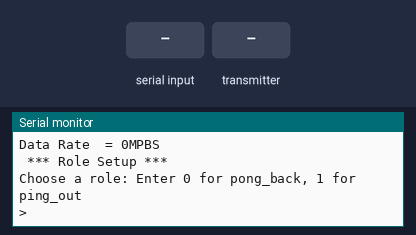
Bench run of a sketch on a simulated Arduino Mega 2560, built with avr-gcc and run on an emulated ATmega2560. On the bench: the last lines printed to the serial monitor. The test bench sets the inputs (shaded band). No radio packets arrive unless stated.

Above: at 0.9 s.
1.0 s: "0" received over Serial
At 2.1 s:
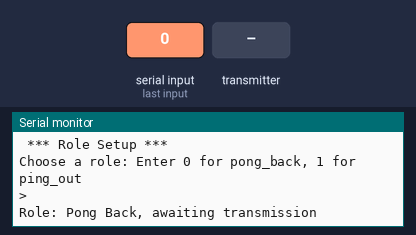
2.5 s: the transmitter starts sending got_time = 0
At 2.57 s:
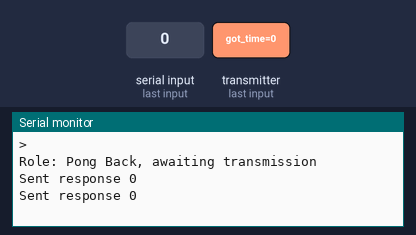
4.4 s: "1" received over Serial
At 5.0 s:
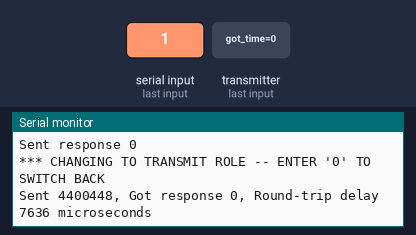
5.9 s: "0" received over Serial
At 6.53 s:
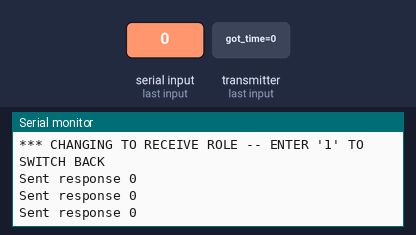

Measured:
- after the input at 1.0 s, the serial monitor: prints a new line at once (image 1)
- after the input at 2.5 s, the serial monitor: prints a new line at once (image 2)
- after the input at 4.4 s, the serial monitor: prints a new line at once (image 3)
- after the input at 5.9 s, the serial monitor: prints a new line after 0.51 s (image 4)

The sketch:

ardui_rpi_01.ino
```cpp
/*
 * Getting Started example sketch for nRF24L01+ radios
 * This is a very basic example of how to send data from one node to another
 * Updated: Dec 2014 by TMRh20
 */

#include <SPI.h>
#include "RF24.h"
#include <stdio.h>

/****************** User Config ***************************/
/***      Set this radio as radio number 0 or 1         ***/
bool radioNumber = 0;

/* Hardware configuration: Set up nRF24L01 radio on SPI bus plus pins 7 & 8 */
//CE, CSN
RF24 radio(7,10);
/**********************************************************/

byte addresses[][6] = {"1Node","2Node"};

// Used to control whether this node is sending or receiving
bool role_ping_out = true, role_pong_back = false;
bool role = role_pong_back;

void setup() {
  Serial.begin(115200);
  Serial.println(F("RF24/examples/GettingStarted"));
  SPI.setClockDivider(SPI_CLOCK_DIV2);

  //Setup
  radio.begin(); //setup and configure rf radio
  radio.setRetries(15,15); //optionally, increase the delay between retries & # of retries
  radio.setPALevel(RF24_PA_LOW); //set power level MIN, LOW, HIGH, MAX
  radio.setDataRate(RF24_2MBPS); //set data rate
  Serial.print(F("Data Rate\t= "));
  Serial.print(radio.getDataRate());
  Serial.println("MPBS");
//  radio.printDetails(); //dump the configuration of the rf unit for

  //Role Chooser
  Serial.print("\n *** Role Setup ***\n");
  Serial.print("Choose a role: Enter 0 for pong_back, 1 for ping_out \n>");
  char input = 0;
  while (1) {
    while (!Serial.available());
    input = Serial.read();
    if (input == '0') {
      Serial.println("\nRole: Pong Back, awaiting transmission \n");
      radioNumber = 0;
      role = role_pong_back;
      break;
    } else if (input == '1') {
      Serial.println("\nRole: Ping Out, starting transmission \n");
      radioNumber = 1;
      role = role_ping_out;
      break;
    } else {
      Serial.println("\nERROR: Improper input");
      Serial.print("Choose a role: Enter 0 for pong_back, 1 for ping_out \n>");
    } //if-else
  } //while
}

void loop() {
  //Open a writing and reading pipe on each radio, with opposite addresses
  if(radioNumber){
    radio.openWritingPipe(addresses[1]);
    radio.openReadingPipe(1,addresses[0]);
  }else{
    radio.openWritingPipe(addresses[0]);
    radio.openReadingPipe(1,addresses[1]);
  } //if-else

  radio.startListening();

  /****************** Ping Out Role ***************************/
  if (role == role_ping_out)  {

    //Ping out
    radio.stopListening(); // First, stop listening so we can talk.
    unsigned long start_time = micros(); // Take the time, and send it.  This will block until complete
    if (!radio.write( &start_time, sizeof(unsigned long) )){
      Serial.println(F("failed"));
    } //if

    //Listen for Pong back
    radio.startListening(); // Now, continue listening
    unsigned long started_waiting_at = micros(); // Set up a timeout period, get the current microseconds
    bool timeout = false; // Set up a variable to indicate if a response was received or not
    while ( !radio.available() ) { // While nothing is received
      if (micros() - started_waiting_at > 200000 ){ // If waited longer than 200ms, indicate timeout and exit while loop
  timeout = true;
  break;
      } //if
    } //while

    //Describe the results
    if ( timeout ){
      Serial.println(F("Failed, response timed out."));
    }else{
      unsigned long got_time; // Grab the response, compare, and send to debugging spew
      radio.read( &got_time, sizeof(unsigned long) );
      unsigned long end_time = micros();

      // Spew it
      Serial.print(F("Sent ")); Serial.print(start_time);
      Serial.print(F(", Got response ")); Serial.print(got_time);
      Serial.print(F(", Round-trip delay ")); Serial.print(end_time-start_time); Serial.println(F(" microseconds"));
    } //if-else

    // Try again 1s later
    delay(1000);
  }


  /****************** Pong Back Role ***************************/

  if ( role == role_pong_back ) {
    unsigned long got_time; //Variable for the received timestamp

    if( radio.available()){ //if there is data ready
      while (radio.available()) { // While there is data ready
  radio.read( &got_time, sizeof(unsigned long) ); // Get the payload
      } //while

      radio.stopListening(); // First, stop listening so we can talk
      radio.write( &got_time, sizeof(unsigned long) ); // Send the final one back.
      radio.startListening(); // Now, resume listening so we catch the next packets.

      //Spew it
      Serial.print(F("Sent response "));
      Serial.println(got_time);
    } //if
  } //if


  /****************** Change Roles via Serial Commands ***************************/

  if ( Serial.available() )
    {
      char c = toupper(Serial.read());
      if ( c == '1' && role == 0 ){
  Serial.println(F("*** CHANGING TO TRANSMIT ROLE -- ENTER '0' TO SWITCH BACK"));
  role = 1;                  // Become the primary transmitter (ping out)
  radioNumber = 1;

      }else
  if ( c == '0' && role == 1 ){
    Serial.println(F("*** CHANGING TO RECEIVE ROLE -- ENTER '1' TO SWITCH BACK"));
    role = 0;                // Become the primary receiver (pong back)
    radioNumber = 0;
    radio.startListening();

  }
    }

} // Loop
```
